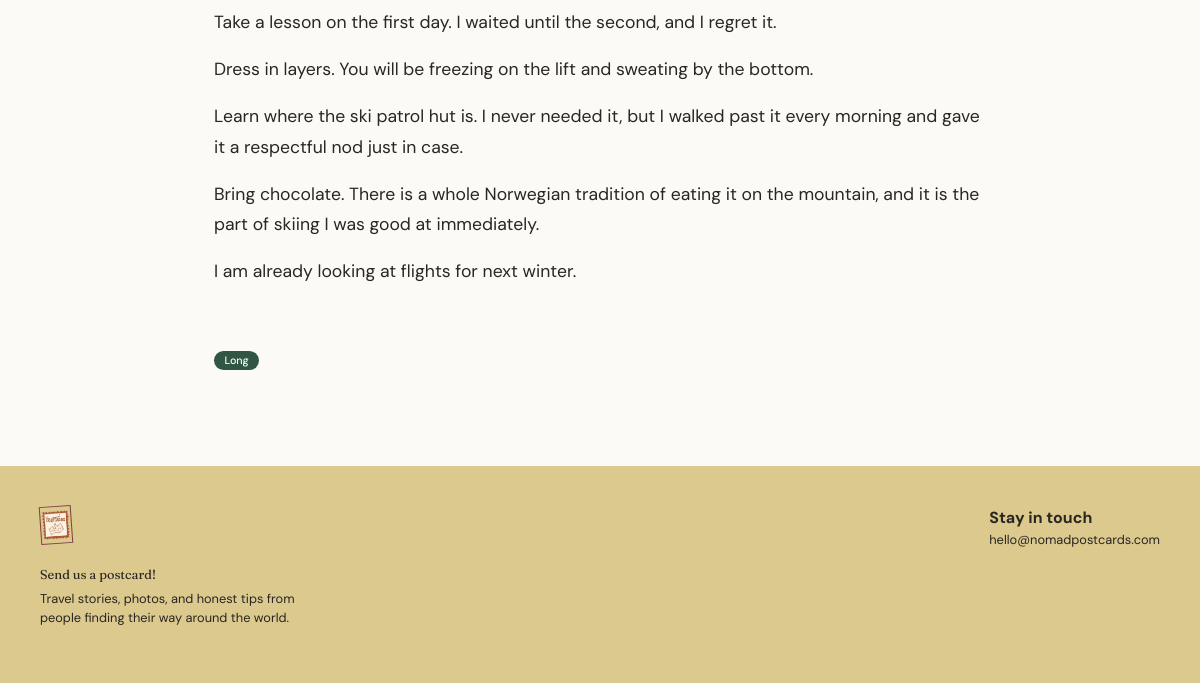
The app's page /posts/learning-to-ski-somewhere-in-norway/ (lower part), older data.
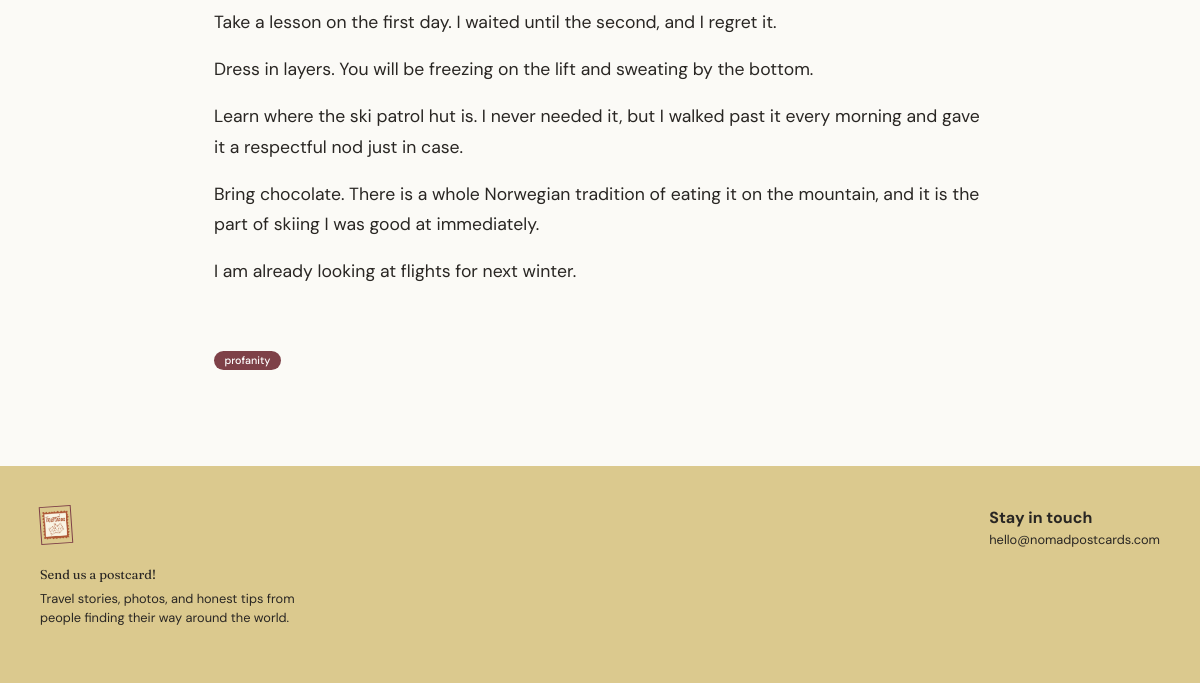
The same page, newer data.
### core/views.py (the view)
# urls.py: path("posts/<slug:slug>/", views.PostDetailView.as_view(), name="post_detail"),
class PostDetailView(DetailView):
	model = Post
	template_name = "core/post_detail.html"
	context_object_name = "post"
	slug_field = "slug"
	slug_url_kwarg = "slug"

### core/templates/core/post_detail.html (shortened to what this page needs)
{% extends "core/base.html" %}
{% block content %}
<article class="detail-page container">
    <div class="detail-content">{{ post.content|linebreaks }}</div>
    <div class="badges detail-badges">
        {% if post.has_explicit_langauge %}<span class="badge badge-red">profanity</span>{% endif %}
        {% if post.is_long_read %}<span class="badge badge-green">Long</span>{% endif %}
    </div>
</article>
{% endblock %}

Row changes from the older to the newer data that the page shows:
changed Post: has_explicit_langauge False → True (drawn); is_long_read True → False (drawn)
Text that changed along with them:
text no longer shown: "Long"
text now shown: "profanity"
